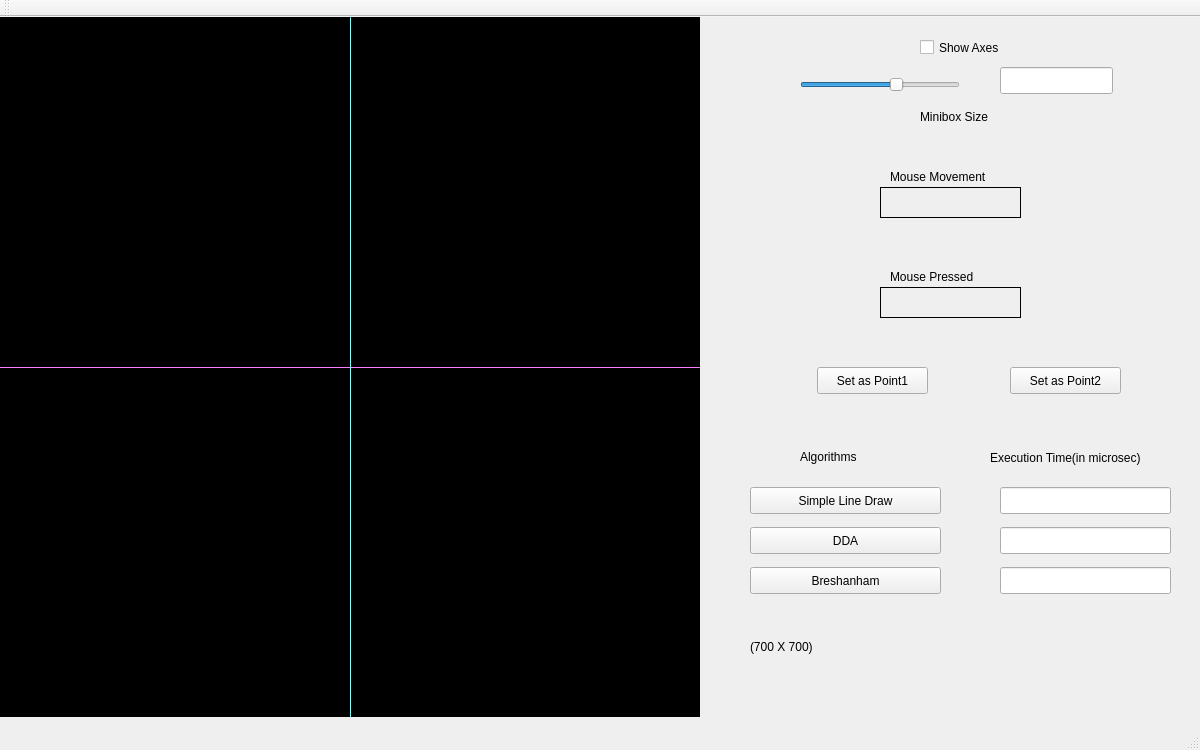
<?xml version="1.0" encoding="UTF-8"?>
<ui version="4.0">
 <class>MainWindow</class>
 <widget class="QMainWindow" name="MainWindow">
  <property name="geometry">
   <rect>
    <x>0</x>
    <y>0</y>
    <width>1200</width>
    <height>750</height>
   </rect>
  </property>
  <property name="windowTitle">
   <string>MainWindow</string>
  </property>
  <widget class="QWidget" name="centralWidget">
   <widget class="my_label" name="frame">
    <property name="geometry">
     <rect>
      <x>0</x>
      <y>0</y>
      <width>700</width>
      <height>700</height>
     </rect>
    </property>
    <property name="sizePolicy">
     <sizepolicy hsizetype="Preferred" vsizetype="Preferred">
      <horstretch>0</horstretch>
      <verstretch>0</verstretch>
     </sizepolicy>
    </property>
    <property name="mouseTracking">
     <bool>true</bool>
    </property>
    <property name="styleSheet">
     <string notr="true">background-color: rgb(0, 0, 0);</string>
    </property>
    <property name="frameShape">
     <enum>QFrame::Box</enum>
    </property>
    <property name="text">
     <string/>
    </property>
   </widget>
   <widget class="QLabel" name="mouse_movement">
    <property name="geometry">
     <rect>
      <x>880</x>
      <y>170</y>
      <width>141</width>
      <height>31</height>
     </rect>
    </property>
    <property name="frameShape">
     <enum>QFrame::Panel</enum>
    </property>
    <property name="text">
     <string/>
    </property>
   </widget>
   <widget class="QLabel" name="label_3">
    <property name="geometry">
     <rect>
      <x>890</x>
      <y>150</y>
      <width>121</width>
      <height>20</height>
     </rect>
    </property>
    <property name="text">
     <string>Mouse Movement</string>
    </property>
   </widget>
   <widget class="QLabel" name="label_6">
    <property name="geometry">
     <rect>
      <x>750</x>
      <y>620</y>
      <width>81</width>
      <height>20</height>
     </rect>
    </property>
    <property name="text">
     <string>(700 X 700)</string>
    </property>
   </widget>
   <widget class="Line" name="x_axis">
    <property name="geometry">
     <rect>
      <x>0</x>
      <y>350</y>
      <width>700</width>
      <height>1</height>
     </rect>
    </property>
    <property name="styleSheet">
     <string notr="true">background-color: rgb(255, 85, 255);</string>
    </property>
    <property name="orientation">
     <enum>Qt::Horizontal</enum>
    </property>
   </widget>
   <widget class="Line" name="y_axis">
    <property name="geometry">
     <rect>
      <x>350</x>
      <y>0</y>
      <width>1</width>
      <height>700</height>
     </rect>
    </property>
    <property name="styleSheet">
     <string notr="true">
background-color: rgb(85, 255, 255);</string>
    </property>
    <property name="orientation">
     <enum>Qt::Vertical</enum>
    </property>
   </widget>
   <widget class="QCheckBox" name="show_axes">
    <property name="geometry">
     <rect>
      <x>920</x>
      <y>20</y>
      <width>101</width>
      <height>21</height>
     </rect>
    </property>
    <property name="text">
     <string>Show Axes</string>
    </property>
   </widget>
   <widget class="QSlider" name="horizontalSlider">
    <property name="geometry">
     <rect>
      <x>800</x>
      <y>60</y>
      <width>160</width>
      <height>16</height>
     </rect>
    </property>
    <property name="minimum">
     <number>2</number>
    </property>
    <property name="maximum">
     <number>15</number>
    </property>
    <property name="sliderPosition">
     <number>10</number>
    </property>
    <property name="orientation">
     <enum>Qt::Horizontal</enum>
    </property>
   </widget>
   <widget class="QLabel" name="label_4">
    <property name="geometry">
     <rect>
      <x>920</x>
      <y>90</y>
      <width>91</width>
      <height>20</height>
     </rect>
    </property>
    <property name="text">
     <string>Minibox Size</string>
    </property>
   </widget>
   <widget class="QLineEdit" name="lineEdit">
    <property name="geometry">
     <rect>
      <x>1000</x>
      <y>50</y>
      <width>113</width>
      <height>27</height>
     </rect>
    </property>
   </widget>
   <widget class="QPushButton" name="pushButton">
    <property name="geometry">
     <rect>
      <x>750</x>
      <y>470</y>
      <width>191</width>
      <height>27</height>
     </rect>
    </property>
    <property name="text">
     <string>Simple Line Draw</string>
    </property>
   </widget>
   <widget class="QPushButton" name="pushButton_2">
    <property name="geometry">
     <rect>
      <x>750</x>
      <y>510</y>
      <width>191</width>
      <height>27</height>
     </rect>
    </property>
    <property name="text">
     <string>DDA</string>
    </property>
   </widget>
   <widget class="QPushButton" name="pushButton_3">
    <property name="geometry">
     <rect>
      <x>750</x>
      <y>550</y>
      <width>191</width>
      <height>27</height>
     </rect>
    </property>
    <property name="text">
     <string>Breshanham</string>
    </property>
   </widget>
   <widget class="QLineEdit" name="ET_simple_line">
    <property name="enabled">
     <bool>true</bool>
    </property>
    <property name="geometry">
     <rect>
      <x>1000</x>
      <y>470</y>
      <width>171</width>
      <height>27</height>
     </rect>
    </property>
    <property name="readOnly">
     <bool>true</bool>
    </property>
   </widget>
   <widget class="QLineEdit" name="ET_DDA">
    <property name="enabled">
     <bool>true</bool>
    </property>
    <property name="geometry">
     <rect>
      <x>1000</x>
      <y>510</y>
      <width>171</width>
      <height>27</height>
     </rect>
    </property>
    <property name="readOnly">
     <bool>true</bool>
    </property>
   </widget>
   <widget class="QLineEdit" name="ET_Bres">
    <property name="enabled">
     <bool>true</bool>
    </property>
    <property name="geometry">
     <rect>
      <x>1000</x>
      <y>550</y>
      <width>171</width>
      <height>27</height>
     </rect>
    </property>
    <property name="readOnly">
     <bool>true</bool>
    </property>
   </widget>
   <widget class="QLabel" name="label_7">
    <property name="geometry">
     <rect>
      <x>990</x>
      <y>430</y>
      <width>191</width>
      <height>21</height>
     </rect>
    </property>
    <property name="text">
     <string>Execution Time(in microsec)</string>
    </property>
   </widget>
   <widget class="QLabel" name="label_8">
    <property name="geometry">
     <rect>
      <x>800</x>
      <y>430</y>
      <width>81</width>
      <height>20</height>
     </rect>
    </property>
    <property name="text">
     <string>Algorithms</string>
    </property>
   </widget>
   <widget class="QLabel" name="label_5">
    <property name="geometry">
     <rect>
      <x>890</x>
      <y>250</y>
      <width>121</width>
      <height>20</height>
     </rect>
    </property>
    <property name="text">
     <string>Mouse Pressed</string>
    </property>
   </widget>
   <widget class="QLabel" name="mouse_press">
    <property name="geometry">
     <rect>
      <x>880</x>
      <y>270</y>
      <width>141</width>
      <height>31</height>
     </rect>
    </property>
    <property name="frameShape">
     <enum>QFrame::Panel</enum>
    </property>
    <property name="text">
     <string/>
    </property>
   </widget>
   <widget class="QPushButton" name="pushButton_4">
    <property name="geometry">
     <rect>
      <x>817</x>
      <y>350</y>
      <width>111</width>
      <height>27</height>
     </rect>
    </property>
    <property name="text">
     <string>Set as Point1</string>
    </property>
   </widget>
   <widget class="QPushButton" name="pushButton_5">
    <property name="geometry">
     <rect>
      <x>1010</x>
      <y>350</y>
      <width>111</width>
      <height>27</height>
     </rect>
    </property>
    <property name="text">
     <string>Set as Point2</string>
    </property>
   </widget>
  </widget>
  <widget class="QMenuBar" name="menuBar">
   <property name="geometry">
    <rect>
     <x>0</x>
     <y>0</y>
     <width>1200</width>
     <height>24</height>
    </rect>
   </property>
  </widget>
  <widget class="QToolBar" name="mainToolBar">
   <attribute name="toolBarArea">
    <enum>TopToolBarArea</enum>
   </attribute>
   <attribute name="toolBarBreak">
    <bool>false</bool>
   </attribute>
  </widget>
  <widget class="QStatusBar" name="statusBar"/>
 </widget>
 <layoutdefault spacing="6" margin="11"/>
 <customwidgets>
  <customwidget>
   <class>my_label</class>
   <extends>QLabel</extends>
   <header location="global">my_label.h</header>
  </customwidget>
 </customwidgets>
 <resources/>
 <connections/>
</ui>
